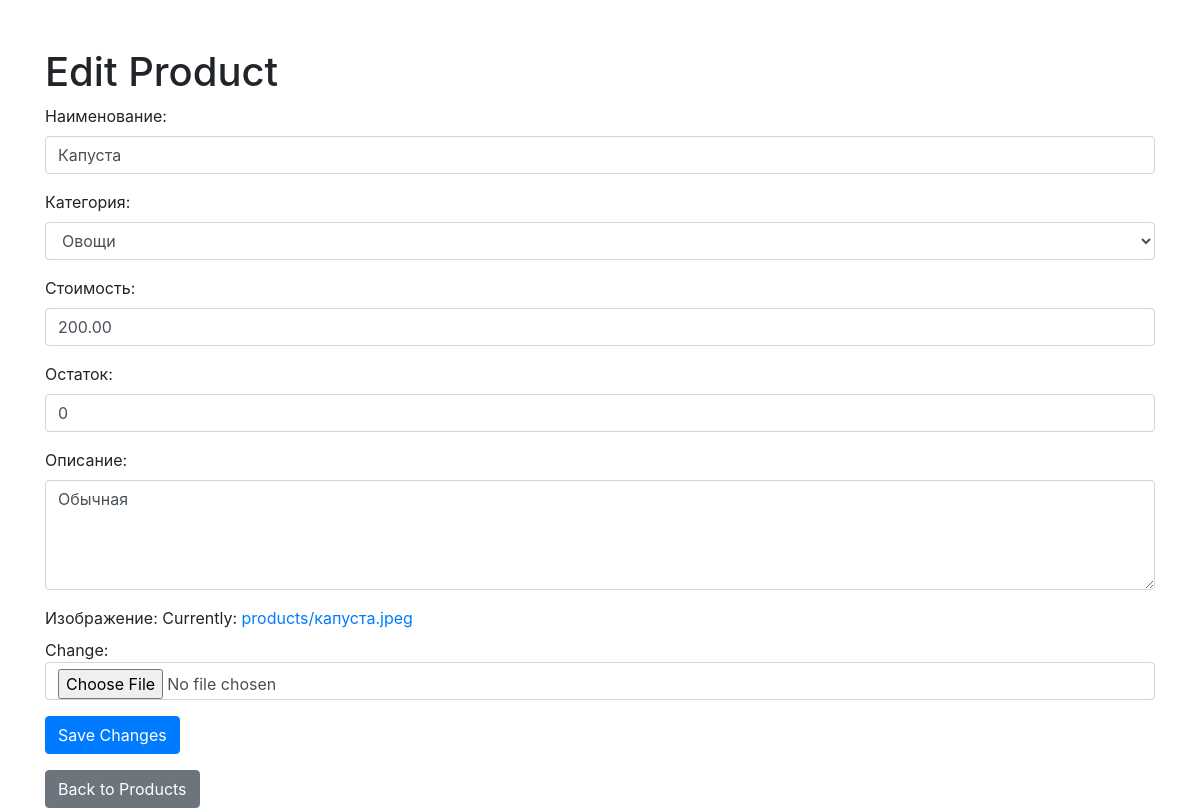
The app's page /products/2/edit/ with its own data.
### store/models.py (models this page shows, shortened)
class Product(models.Model):
    title = models.CharField(max_length=255, unique=True, verbose_name="Наименование")
    description = models.TextField(blank=True, verbose_name="Описание")
    category = models.ForeignKey(Category, on_delete=models.CASCADE, verbose_name="Категория")
    created_at = models.DateTimeField(auto_now_add=True, verbose_name="Дата и время добавления")
    price = models.DecimalField(max_digits=10, decimal_places=2, verbose_name="Стоимость")
    image = models.ImageField(upload_to='products/', verbose_name="Изображение")
    price = models.DecimalField(
        max_digits=10,
        decimal_places=2,
        verbose_name="Стоимость",
        validators=[MinValueValidator(0.01)]
    )
    stock = models.IntegerField(
        default=0,
        verbose_name="Остаток",
        validators=[MinValueValidator(0)]
    )

### store/views.py (the view, shortened to what this page needs)
# urls.py: path('products/<int:pk>/edit/', ProductUpdateView.as_view(), name='product_edit_view'),
class ProductUpdateView(UpdateView):
    model = Product
    form_class = ProductForm
    template_name = 'store/product_edit.html'

### store/forms.py
class ProductForm(forms.ModelForm):
    class Meta:
        model = Product
        fields = ['title', 'category', 'price', 'stock', 'description', 'image']
        widgets = {
            'title': forms.TextInput(attrs={
                'class': 'form-control',
                'placeholder': 'Enter product title',
            }),
            'category': forms.Select(attrs={
                'class': 'form-control',
            }),
            'price': forms.NumberInput(attrs={
                'class': 'form-control',
                'placeholder': 'Enter product price',
            }),
            'description': forms.Textarea(attrs={
                'class': 'form-control',
                'placeholder': 'Enter product description',
                'rows': 4,
            }),
            'image': forms.ClearableFileInput(attrs={
                'class': 'form-control',
            }),
            'stock': forms.NumberInput(attrs={
                'class': 'form-control',
                'min': '0',
                'placeholder': 'Enter product stock',
            }),
        }

### store/models.py (called while the page is built)
    def __str__(self):
        return self.name

### store/templates/store/product_edit.html (shortened to what this page needs)
<!DOCTYPE html>
<html lang="en">
<head>
    <link rel="stylesheet" href="https://maxcdn.bootstrapcdn.com/bootstrap/4.5.2/css/bootstrap.min.css">
</head>
<body>
    <div class="container mt-5">
        <h1>Edit Product</h1>
        <form method="post" enctype="multipart/form-data">
            {{ form.as_p }}
            <button type="submit" class="btn btn-primary">Save Changes</button>
        </form>
        <a href="{% url 'products_view' %}" class="btn btn-secondary mt-3">Back to Products</a>
    </div>
</body>
</html>

### records on screen
Product: title "Капуста", category "Овощи", price "200.00", stock "0", description "Обычная"
